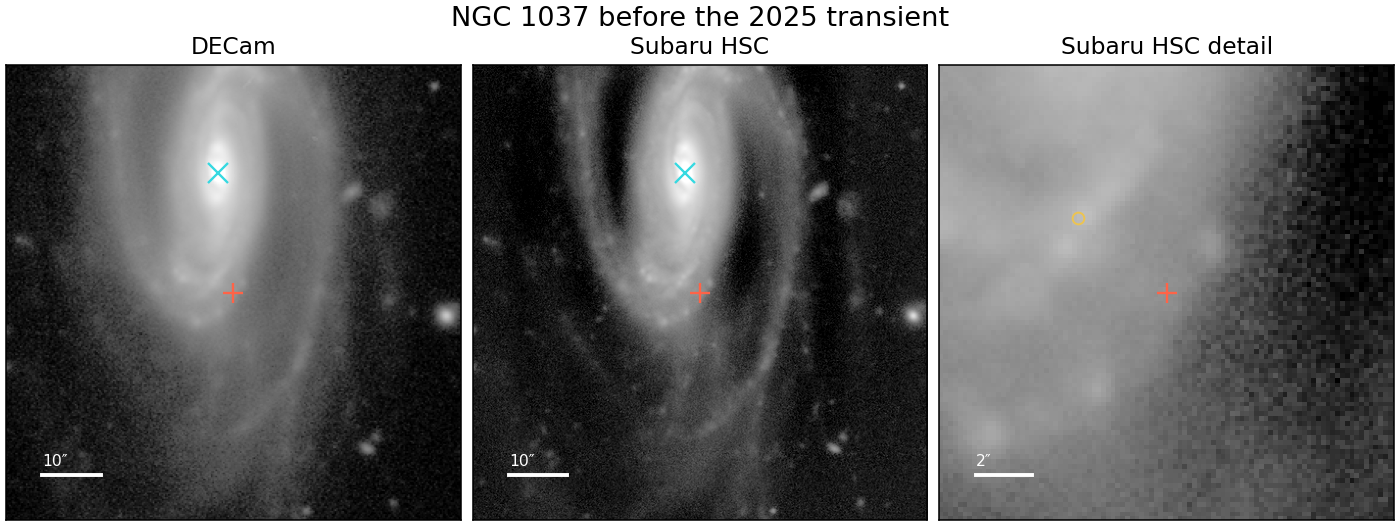

Reproduce this figure in Python.
"""Localize ZTF25absffwy in the pre-event galaxy with two instruments and spectroscopy."""

import argparse
import io
import json
import math
from pathlib import Path
import sys
from urllib.parse import urlencode

import numpy as np
from astropy.io import fits
from astropy.wcs import WCS

import texture

HERE = Path(__file__).resolve().parent
YEAR = HERE.parents[2]
sys.path.insert(0, str(YEAR / "batch-4/images/host"))
import check as archive

NAME = "ZTF25absffwy"
RA, DEC = 39.4938772, -1.8497861
VIEW = "https://www.legacysurvey.org/viewer/"
SKY_BOX = {"ralo": 39.479, "rahi": 39.509, "declo": -1.865, "dechi": -1.834}
DATA = HERE / "sources"
archive.SOURCES = DATA
archive.NAME = NAME


def tap(key, table, fields, condition, fetch):
    sql = f"SELECT TOP 500 {fields} FROM {table} WHERE {condition}"
    url = "https://datalab.noirlab.edu/tap/sync?" + urlencode(
        {"REQUEST": "doQuery", "LANG": "ADQL", "FORMAT": "csv", "QUERY": sql}
    )
    data = archive.compass_direct.capture(DATA, key, url, set(fields.split(",")), fetch)
    if len(data) >= 500:
        raise ValueError("Query hit row cap")
    return data


def image(name, size, scale, fetch):
    params = {
        "ra": RA,
        "dec": DEC,
        "layer": name,
        "pixscale": scale,
        "size": size,
        "bands": "grz",
    }
    raw = archive.blob(name + ".fits", VIEW + "fits-cutout?" + urlencode(params), fetch)
    with fits.open(io.BytesIO(raw)) as hdus:
        data, hdr = hdus[0].data.copy(), hdus[0].header
        if data.shape != (3, size, size) or hdr["BANDS"] != "grz":
            raise ValueError("Wrong band coverage or image size")
        wcs = WCS(hdr, naxis=2)
        center = wcs.world_to_pixel_values(RA, DEC)
        if max(abs(float(v) - (size - 1) / 2) for v in center) > 2:
            raise ValueError("Incorrect WCS")
    return data, wcs, scale


def sample(images, location):
    data, wcs, scale = images
    x, y = map(float, wcs.world_to_pixel_values(*location))
    ix, iy = round(x), round(y)
    k = math.ceil(2 / scale)
    stamp = data[:, iy - k : iy + k + 1, ix - k : ix + k + 1]
    if (
        stamp.shape != (3, 2 * k + 1, 2 * k + 1)
        or not np.isfinite(stamp).all()
        or np.any(np.std(stamp, axis=(1, 2)) <= 0)
    ):
        return None
    gy, gx = np.mgrid[-k : k + 1, -k : k + 1]
    dist = scale * np.hypot(gx + ix - x, gy + iy - y)
    return (
        np.median(stamp[:, dist <= 1], axis=1),
        np.median(stamp[:, dist <= 0.5], axis=1)
        - np.median(stamp[:, (dist >= 1) & (dist <= 2)], axis=1),
    )


def offset(ra, dec, x, y):
    return ra + x / (3600 * math.cos(math.radians(dec))), dec + y / 3600


def image_test(images, center, host, catalog):
    source_level, contrast = sample(images, center)
    outer = []
    for dx in range(-45, 46, 6):
        for dy in range(-45, 46, 6):
            pos = offset(*center, dx, dy)
            x, _ = archive.pilot.offsets(*pos, float(host["ra"]), float(host["dec"]))
            if (
                abs(x) < 30
                or min(archive.location(*pos, r["ra"], r["dec"]) for r in catalog) <= 5
            ):
                continue
            values = sample(images, pos)
            if values is not None:
                outer.append(values[0])
    if len(outer) < 10:
        raise ValueError("Too few outer field controls")
    local = []
    for angle in np.arange(12) * np.pi / 6:
        pos = offset(*center, 3 * np.cos(angle), 3 * np.sin(angle))
        local.append(sample(images, pos)[1])
    return {
        b: {
            "outer_controls": len(outer),
            "outer_at_or_above_target": int(
                np.sum(np.array(outer)[:, i] >= source_level[i])
            ),
            "median_level_target": round(float(source_level[i]), 7),
            "median_level_outer": round(float(np.median(np.array(outer)[:, i])), 7),
            "core_minus_annulus": round(float(contrast[i]), 7),
            "local_comparisons": len(local),
            "local_contrasts_at_or_above_target": int(
                np.sum(np.array(local)[:, i] >= contrast[i])
            ),
        }
        for i, b in enumerate("grz")
    }


def figure(images, center, host, nearest):
    import matplotlib.pyplot as plt

    fig, axes = plt.subplots(1, 3, figsize=(10, 3.8), layout="constrained")
    for i, (ax, k, extent, title) in enumerate(
        zip(
            axes,
            ["ls-dr10", "hsc-dr3", "hsc-dr3"],
            [39, 39, 8],
            ["DECam", "Subaru HSC", "Subaru HSC detail"],
        )
    ):
        data, wcs, scale = images[k]
        x, y = map(float, wcs.world_to_pixel_values(*center))
        z = np.median(data, axis=0)
        bg = np.nanpercentile(z, [5, 50])
        z = np.arcsinh((z - bg[1]) / max(1e-12, bg[1] - bg[0]))
        vmin, vmax = np.nanpercentile(z, [4, 99.95])
        ax.imshow(z, origin="lower", cmap="gray", vmin=vmin, vmax=vmax)
        for (a, b), color, mark in [
            (center, "#ff6347", "+"),
            ((float(host["ra"]), float(host["dec"])), "#36d9e1", "x"),
        ]:
            px, py = wcs.world_to_pixel_values(a, b)
            ax.plot(
                px, py, marker=mark, color=color, markersize=10, markeredgewidth=1.2
            )
        if i == 2:
            px, py = wcs.world_to_pixel_values(
                float(nearest["ra"]), float(nearest["dec"])
            )
            ax.plot(px, py, "o", mfc="none", mec="#edc450", ms=6)
        ax.set(
            xlim=(x - extent / scale, x + extent / scale),
            ylim=(y - extent / scale, y + extent / scale),
            xticks=[],
            yticks=[],
            title=title,
        )
        length = 2 if i == 2 else 10
        x0 = x - 0.84 * extent / scale
        y0 = y - 0.8 * extent / scale
        ax.plot([x0, x0 + length / scale], [y0, y0], color="white", lw=2)
        ax.text(x0, y0 + extent * 0.04 / scale, f"{length}″", color="white", fontsize=8)
    fig.suptitle("NGC 1037 before the 2025 transient", fontsize=14)
    fig.savefig(HERE / "field.png", dpi=140)
    plt.close(fig)


def run(fetch=False, plot=False):
    DATA.mkdir(exist_ok=True)
    ra, dec, position = archive.centers()
    catalog = tap(
        "tractor",
        "ls_dr10.tractor",
        "ls_id,ra,dec,type,shape_r,shape_e1,shape_e2,flux_g,flux_r,flux_z,ref_cat,ref_id",
        "ra BETWEEN 39.479 AND 39.509 AND dec BETWEEN -1.865 AND -1.834",
        fetch,
    )
    sga = json.loads(
        archive.blob(
            "sga.json", VIEW + "sga2020/1/cat.json?" + urlencode(SKY_BOX), fetch
        )
    )
    desi = json.loads(
        archive.blob(
            "desi.json", VIEW + "desi-spec-dr1/1/cat.json?" + urlencode(SKY_BOX), fetch
        )
    )
    if len(sga["rd"]) != 1 or sga["pgc"] != [9973] or not desi["targetid"]:
        raise ValueError("Missing galaxy or spectra")
    targets = [int(i) for i in desi["targetid"]]
    spectra = tap(
        "redshifts",
        "desi_dr1.zpix",
        "targetid,mean_fiber_ra,mean_fiber_dec,z,zerr,zwarn,deltachi2,spectype,survey,program",
        "targetid IN (" + ",".join(str(i) for i in sorted(targets)) + ")",
        fetch,
    )
    if {int(s["targetid"]) for s in spectra} != set(targets):
        raise ValueError("Missing redshift rows")

    def sep(r):
        return archive.location(ra, dec, r["ra"], r["dec"])

    catalog.sort(key=sep)
    host = min(
        catalog, key=lambda r: archive.location(*sga["rd"][0], r["ra"], r["dec"])
    )
    if (
        host["ref_cat"] != "L3"
        or archive.location(*sga["rd"][0], host["ra"], host["dec"]) > 0.3
    ):
        raise ValueError("Ambiguous SGA center")
    spectra.sort(
        key=lambda r: archive.location(
            r["mean_fiber_ra"], r["mean_fiber_dec"], host["ra"], host["dec"]
        )
    )
    if (
        archive.location(
            spectra[0]["mean_fiber_ra"],
            spectra[0]["mean_fiber_dec"],
            host["ra"],
            host["dec"],
        )
        > 1
    ):
        raise ValueError("Spectrum misses nucleus")
    x, y = archive.pilot.offsets(ra, dec, float(host["ra"]), float(host["dec"]))
    images = {
        key: image(key, size, px, fetch)
        for key, size, px in [("ls-dr10", 384, 0.262), ("hsc-dr3", 600, 0.168)]
    }
    if plot:
        figure(images, (ra, dec), host, catalog[0])
    return {
        "id": NAME,
        "ra": ra,
        "dec": dec,
        **position,
        "sga": sga,
        "host_model": host,
        "offset_east_north_arcsec": [round(x, 3), round(y, 3)],
        "nuclear_distance_arcsec": round(sep(host), 3),
        "spectra": spectra,
        "nearest_3_tractor_models": [
            dict(separation_arcsec=round(sep(r), 3), **r) for r in catalog[:3]
        ],
        "local_texture": texture.test(
            images,
            (ra, dec),
            catalog,
            offset,
            archive.location,
            HERE / "texture.png" if plot else None,
        ),
        "pre_event_light": {
            k: image_test(im, (ra, dec), host, catalog) for k, im in images.items()
        },
    }


if __name__ == "__main__":
    p = argparse.ArgumentParser(description=__doc__)
    p.add_argument("--fetch", action="store_true")
    p.add_argument("--plot", action="store_true")
    a = p.parse_args()
    results = run(a.fetch, a.plot)
    path = HERE / "results.json"
    if a.fetch:
        archive.pilot.json_write(path, results)
    else:
        archive.compass.check_replay(results, json.loads(path.read_text()), str(path))
    print(
        NAME,
        results["nuclear_distance_arcsec"],
        "arcsec from nucleus across",
        results["nights"],
        "nights",
    )
